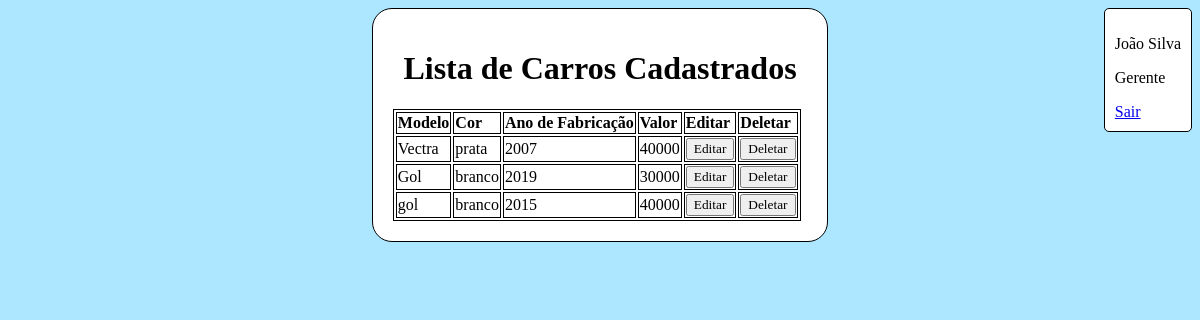
Screenshot of /sistema/view/lista.php (signed in) with the database file from the repository.
### tables this page shows
CREATE TABLE `usuario` (
  `numusu` int(11) NOT NULL AUTO_INCREMENT,
  `nome` varchar(100) NOT NULL,
  `sobrenome` varchar(100) NOT NULL,
  `loginusuario` varchar(100) NOT NULL,
  `senha` varchar(100) NOT NULL,
  `perfil` int(11) DEFAULT NULL,
  PRIMARY KEY (`numusu`)
);

CREATE TABLE `carros` (
  `numreg` int(11) NOT NULL AUTO_INCREMENT,
  `idusuario` varchar(250) DEFAULT NULL,
  `modelo` varchar(250) NOT NULL,
  `cor` varchar(250) NOT NULL,
  `anofabricacao` int(4) NOT NULL,
  `valor` int(250) NOT NULL,
  PRIMARY KEY (`numreg`)
);

### sistema/conf.php (called while the page is built, shortened)
<?php
    function usuarioBanco($con, $usuario) {
        $qau = "SELECT nome, sobrenome, perfil
            FROM usuario
            WHERE  loginusuario = '$usuario'";
        $usu = mysqli_query($con, $qau);
        return $usu;
    }
?>

### sistema/controller/lista.php (called while the page is built, shortened)
<?php
    include "../model/lista.php";
    function listarCarros($con){
        $result = "SELECT numreg, modelo, cor, anofabricacao, valor FROM carros";
        $ql = mysqli_query($con, $result);
        return $ql;
    }
?>

### sistema/view/lista.php (the view, shortened to what this page needs)
<!DOCTYPE html>
<html lang="pt-br">
<head>
    <link rel="stylesheet" type="text/css" href="lista.css">
    <link rel="stylesheet" type="text/css" href="../look.css">
</head>
<body>
    <div id="aba">
        <?php
            include "../controller/lista.php";
            $info = mysqli_fetch_object(usuarioBanco($con, $_SESSION['usuario']));
            echo utf8_encode("<p>
                $info->nome $info->sobrenome
            </p>");
            if ($info->perfil == 1) {
                $perfil = "Administrador";
            } elseif ($info->perfil == 2) {
                $perfil = "Gerente";
            } else {
                $perfil = "Vendedor";
            }
            echo "<p>
                $perfil
            </p>";
        ?>
        <a href="../controller/sairsessao.php">Sair</a>
    </div>
    <div id = "lista">
        <h1>Lista de Carros Cadastrados</h1>
        <table>
            <tr>
                <th>Modelo</th>
                <th>Cor</th>
                <th>Ano de Fabricação</th>
                <th>Valor</th>
            <?php
                if ($_SESSION['perfil'] == 1 or $_SESSION['perfil'] == 2) {
                    echo "<th>Editar</th>";
                    echo "<th>Deletar</th>";
                }
                echo "</tr>";
                $lc = listarCarros($con);
                while($row = mysqli_fetch_object($lc)){
                    echo "<tr>";
                        echo "<td>
                            ".$row->modelo."
                        </td>";
                        echo "<td>
                            ".$row->cor."
                        </td>";
                        echo "<td>
                            ".$row->anofabricacao."
                        </td>";
                        echo "<td>
                            ".$row->valor."
                        </td>";
                        if ($_SESSION['perfil'] == 1 or $_SESSION['perfil'] == 2) {
                            echo "<td>
                                    <form method='post' action='regatualizar.php'>
                                        <input type='hidden' name='id' value=$row->numreg>
                                        <input type='submit' value='Editar'>
                                    </form>
                                    </td>
                                    <td>
                                    <form method='post' action='../controller/delcon.php'>
                                        <input type='hidden' name='id' value=$row->numreg>
                                        <input type='submit' value='Deletar'>
                                    </form>
                                    </td>
                                ";
                            }
                    echo "</tr>";
                }
            ?>
    </div>
</body>
</html>

### sistema/view/lista.css (style rules this page uses)
table, th, td { border: 1px solid; }

### sistema/look.css (style rules this page uses)
* { font-family: Georgia, 'Times New Roman', Times, serif; }
h1 { text-align: center; }
body { background-color: #ace7ff; }
#lista { max-width: 35%; width: auto; height: auto; padding: 20px 20px 20px 20px; margin: 0 auto; border-radius: 20px; border: 1px solid; background-color: white; text-align: left; }
#aba { width: auto; height: auto; padding: 10px 10px 10px 10px; margin: auto auto auto auto; border-radius: 5px; border: 1px solid; background-color: white; text-align: left; float: right; }

### rows the page displays
usuario: nome+sobrenome "João Silva", perfil "Gerente"
carros: modelo "Vectra", cor "prata", anofabricacao "2007", valor "40000"
carros: modelo "Gol", cor "branco", anofabricacao "2019", valor "30000"
carros: modelo "gol", cor "branco", anofabricacao "2015", valor "40000"
